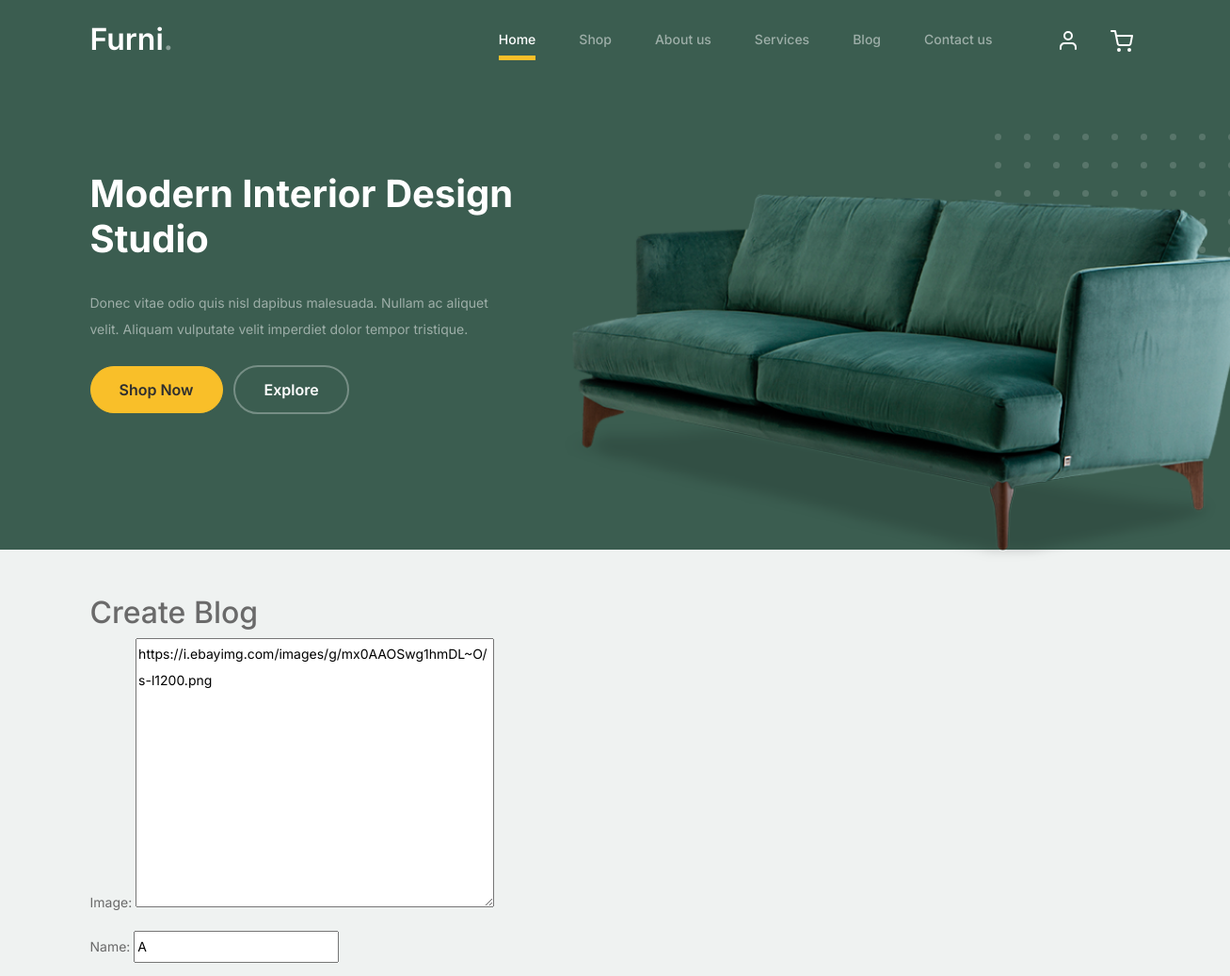
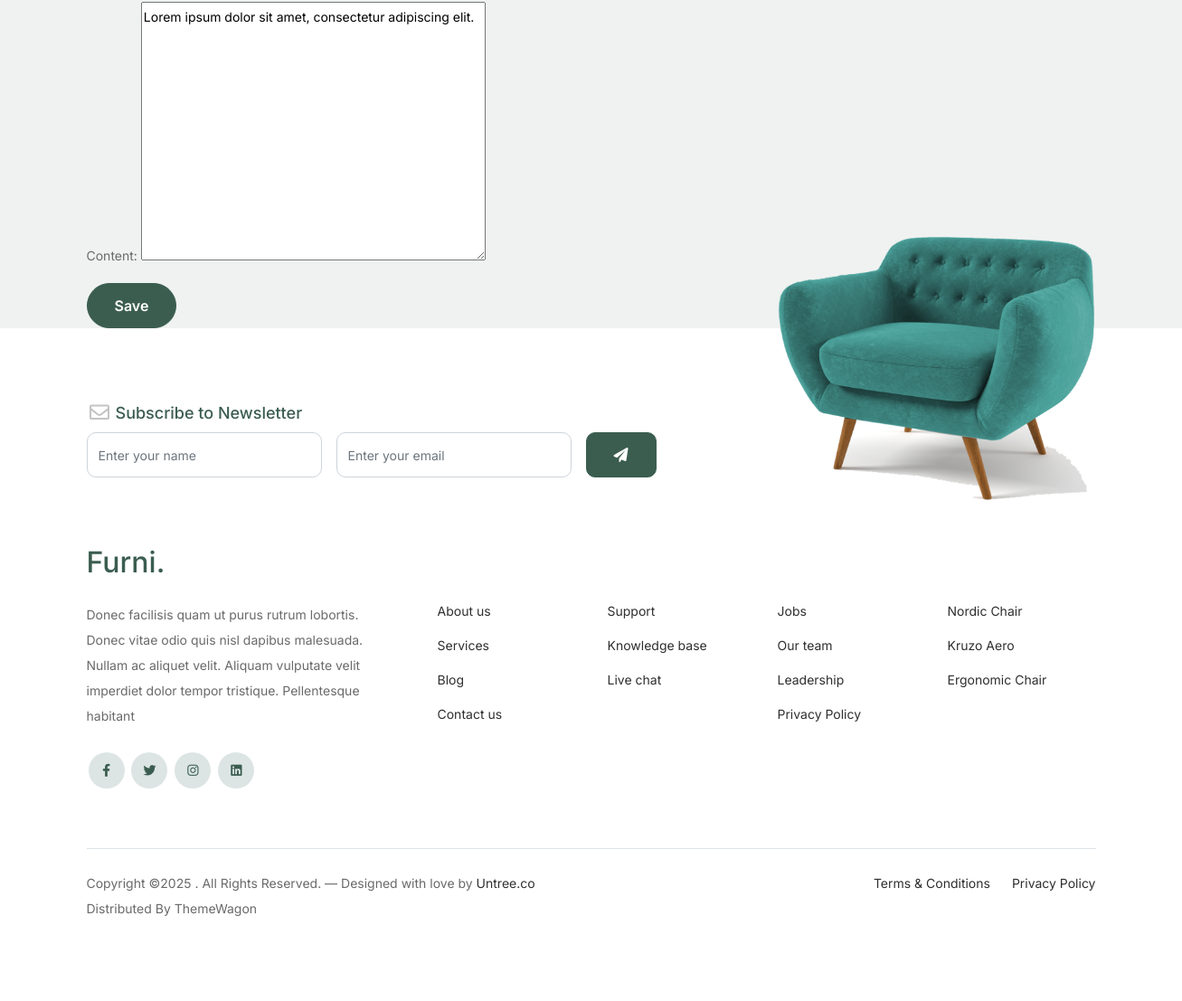
Screenshot of /blog/1/update/ with the database file from the repository (2 pictures, top to bottom).
### first_app/models.py (models this page shows, shortened)
class Blog(models.Model):
    image = models.TextField()
    name = models.CharField()
    content = models.TextField()

### first_app/views.py (the view)
# urls.py: path("blog/<int:pk>/update/", views.BlogUpdateView.as_view(), name="blog_update"),
class BlogUpdateView(UpdateView):
    fields = ("image", "name", "content")
    model = Blog
    success_url = reverse_lazy("blog")

### first_app/templates/first_app/blog_form.html (shortened to what this page needs)
{% extends "base.html" %}
{% block body_block %}
<div class="container mt-5">
    <h2>Create Blog</h2>
    <form method="post" enctype="multipart/form-data">
        {{ form.as_p }}
        <button type="submit" class="btn btn-primary">Save</button>
    </form>
</div>
{% endblock %}

### static/css/style.css (style rules this page uses)
body { overflow-x: hidden; position: relative; }
body { font-family: "Inter", sans-serif; font-weight: 400; line-height: 28px; color: #6a6a6a; font-size: 14px; background-color: #eff2f1; }
.btn { font-weight: 600; padding: 12px 30px; border-radius: 30px; color: #ffffff; background: #2f2f2f; border-color: #2f2f2f; }
.btn.btn-primary { background: #3b5d50; border-color: #3b5d50; }
textarea { height: auto !important; }

### rows the page displays
Blog: image "https://i.ebayimg.com/images/g/mx0AAOSwg1hmDL~O/s-l1200.png", name "A", content "Lorem ipsum dolor sit amet, consectetur adipiscing elit."
